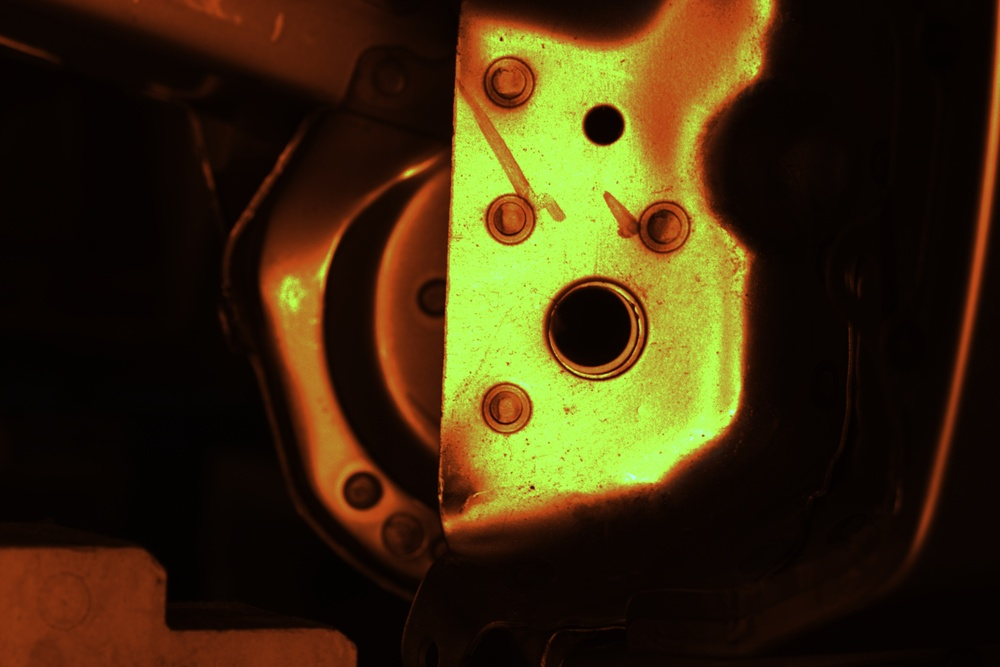
#> input picture tests/fixtures/images/cam18jdleofhtlhj6_L.jpg, 1000 x 667 px, shrunk from 3072 x 2048 before the run, found by its file name
$ python estimate_real_diameters.py
#> lines starting #> are read from the running program, lines starting #| are printed output that depends on the picture; after the words box and inside, x2 and y2 are one past the last pixel; in counts of white or black regions, pixels touching at a corner belong together
### src/tad/measurement/preprocessing.py
"""Image preprocessing: CLAHE contrast normalisation and Gaussian blur."""

from __future__ import annotations

from typing import Any

import cv2
import numpy as np


def clahe(
    gray: np.ndarray[Any, Any],
    clip_limit: float = 2.0,
    tile_grid_size: tuple[int, int] = (8, 8),
) -> np.ndarray[Any, Any]:
    """Apply Contrast-Limited Adaptive Histogram Equalisation.

    Parameters
    ----------
    gray:
        Single-channel grayscale image (uint8).
    clip_limit:
        Threshold for contrast limiting.
    tile_grid_size:
        Size of the grid for histogram equalisation.

    Returns
    -------
    np.ndarray
        Contrast-normalised grayscale image.
    """
    cl = cv2.createCLAHE(clipLimit=clip_limit, tileGridSize=tile_grid_size)
    return cl.apply(gray)


def gaussian_blur(
    image: np.ndarray[Any, Any],
    kernel: int = 5,
) -> np.ndarray[Any, Any]:
    """Apply Gaussian blur to suppress sensor noise.

    Parameters
    ----------
    image:
        Input image (any number of channels).
    kernel:
        Kernel size (must be odd).

    Returns
    -------
    np.ndarray
        Blurred image.
    """
    return cv2.GaussianBlur(image, (kernel, kernel), 0)

### src/tad/measurement/circle_detect.py
"""Hough circle detection and innermost-circle selection."""

from __future__ import annotations

from typing import Any

import cv2
import numpy as np

from tad.measurement.models import InnerCircle


def hough_circles(
    blurred_gray: np.ndarray[Any, Any],
    *,
    dp: float = 1.2,
    min_dist: int = 40,
    param1: int = 100,
    param2: int = 30,
    min_radius: int = 40,
    max_radius: int = 160,
) -> np.ndarray[Any, Any] | None:
    """Detect circles using the Hough transform.

    Parameters
    ----------
    blurred_gray:
        Pre-processed single-channel image (uint8, already blurred).

    Returns
    -------
    np.ndarray | None
        Array of shape ``(1, N, 3)`` with ``(x, y, radius)`` per circle,
        or ``None`` if no circles are detected.
    """
    circles = cv2.HoughCircles(
        blurred_gray,
        cv2.HOUGH_GRADIENT,
        dp=dp,
        minDist=min_dist,
        param1=param1,
        param2=param2,
        minRadius=min_radius,
        maxRadius=max_radius,
    )
    return circles


# [43 lines left out: function pick_innermost, not called in this run]

### src/tad/measurement/ransac_refine.py
"""RANSAC circle fitting for sub-pixel accuracy refinement.

Given an initial circle estimate (from Hough) and a Canny edge map,
refine the circle parameters to sub-pixel accuracy using RANSAC on
nearby edge points.
"""

from __future__ import annotations

from typing import Any

import numpy as np

from tad.measurement.models import InnerCircle

# Minimum edge points needed for a meaningful RANSAC fit
_MIN_EDGE_POINTS = 20

# Annulus width (px) around the seed circle to select edge candidates
_ANNULUS_WIDTH = 5.0


def fit_circle_3pt(
    xs: np.ndarray[Any, Any],
    ys: np.ndarray[Any, Any],
) -> InnerCircle | None:
    """Fit a circle through exactly 3 points.

    Uses the algebraic solution via the determinant method.

    Returns
    -------
    InnerCircle | None
        The fitted circle, or ``None`` if the points are collinear.
    """
    x1, x2, x3 = float(xs[0]), float(xs[1]), float(xs[2])
    y1, y2, y3 = float(ys[0]), float(ys[1]), float(ys[2])

    ax = x1 - x2
    ay = y1 - y2
    bx = x1 - x3
    by = y1 - y3

    d = 2.0 * (ax * by - ay * bx)
    if abs(d) < 1e-10:
        return None  # collinear

    a_sq = x1 * x1 + y1 * y1
    b_sq = x2 * x2 + y2 * y2
    c_sq = x3 * x3 + y3 * y3

    cx = ((a_sq - b_sq) * by - (a_sq - c_sq) * ay) / d
    cy = ((a_sq - c_sq) * ax - (a_sq - b_sq) * bx) / d
    r = float(np.sqrt((x1 - cx) ** 2 + (y1 - cy) ** 2))

    if r <= 0:
        return None

    return InnerCircle(cx=int(round(cx)), cy=int(round(cy)), radius_px=r)


def refine_subpixel(
    edges: np.ndarray[Any, Any],
    seed: InnerCircle,
    *,
    iterations: int = 200,
    inlier_threshold_px: float = 1.0,
    rng_seed: int = 42,
) -> tuple[InnerCircle, float]:
    """Refine a circle estimate using RANSAC on nearby edge points.

    Parameters
    ----------
    edges:
        Binary edge map (Canny output).
    seed:
        Initial circle estimate from Hough detection.
    iterations:
        Number of RANSAC iterations.
    inlier_threshold_px:
        Maximum residual (px) for an edge point to count as an inlier.
    rng_seed:
        Fixed seed for the random number generator (determinism).

    Returns
    -------
    tuple[InnerCircle, float]
        The refined circle and the mean inlier residual (lower is better,
        capped at 1.0).
    """
    ys, xs = np.where(edges > 0)

    # Keep only edge points within an annulus around the seed circle
    r = seed.radius_px
    d = np.sqrt((xs - seed.cx) ** 2 + (ys - seed.cy) ** 2)
    mask = np.abs(d - r) <= _ANNULUS_WIDTH
    xs, ys = xs[mask], ys[mask]

    if len(xs) < _MIN_EDGE_POINTS:
        return seed, 1.0

    rng = np.random.default_rng(rng_seed)
    best_inliers = 0
    best = seed
    best_residual = 1.0

    for _ in range(iterations):
        idx = rng.choice(len(xs), size=3, replace=False)
        cand = fit_circle_3pt(xs[idx], ys[idx])
        if cand is None:
            continue

        resid = np.abs(np.sqrt((xs - cand.cx) ** 2 + (ys - cand.cy) ** 2) - cand.radius_px)
        inlier_mask = resid < inlier_threshold_px
        n_inliers = int(np.sum(inlier_mask))

        if n_inliers > best_inliers:
            best_inliers = n_inliers
            best = cand
            best_residual = float(np.mean(resid[inlier_mask]))

    return best, min(best_residual, 1.0)

### _archive/scripts/estimate_real_diameters.py
"""Estimate bushing diameter on the real trailing-arm images.

The generic "pick smallest in central region" heuristic fails here because
the cluttered plate texture produces many phantom Hough circles. For these
real images we apply a smarter selection: among the Hough candidates, pick
the circle whose **interior is darkest** (the bushing is a hole through the
plate, so its interior is much darker than the surrounding illuminated plate).

Also produces a clean annotated debug image with just the selected circle.
"""

from __future__ import annotations

import sys
from pathlib import Path

import cv2
import numpy as np

sys.path.insert(0, str(Path(__file__).resolve().parents[1] / "src"))

from tad.measurement.circle_detect import hough_circles
from tad.measurement.models import InnerCircle
from tad.measurement.preprocessing import clahe, gaussian_blur
from tad.measurement.ransac_refine import refine_subpixel


def _mean_interior_intensity(gray: np.ndarray, cx: int, cy: int, r: float) -> float:
    """Mean intensity of the disk interior (excluding the edge ring)."""
    h, w = gray.shape[:2]
    # Use 70% of the radius to avoid sampling the rim
    rr = int(r * 0.7)
    y1, y2 = max(0, cy - rr), min(h, cy + rr)
    x1, x2 = max(0, cx - rr), min(w, cx + rr)
    if y2 <= y1 or x2 <= x1:
        return 255.0
    patch = gray[y1:y2, x1:x2]

    # Circular mask within the patch
    yy, xx = np.ogrid[: patch.shape[0], : patch.shape[1]]
    mask = (yy - (cy - y1)) ** 2 + (xx - (cx - x1)) ** 2 <= rr * rr
    if not mask.any():
        return 255.0
    return float(patch[mask].mean())


def _mean_ring_intensity(gray: np.ndarray, cx: int, cy: int, r: float) -> float:
    """Mean intensity of an annulus surrounding the circle (the 'plate')."""
    h, w = gray.shape[:2]
    r_in = int(r * 1.3)
    r_out = int(r * 2.0)
    y1, y2 = max(0, cy - r_out), min(h, cy + r_out)
    x1, x2 = max(0, cx - r_out), min(w, cx + r_out)
    if y2 <= y1 or x2 <= x1:
        return 0.0
    patch = gray[y1:y2, x1:x2]
    yy, xx = np.ogrid[: patch.shape[0], : patch.shape[1]]
    d2 = (yy - (cy - y1)) ** 2 + (xx - (cx - x1)) ** 2
    mask = (d2 >= r_in * r_in) & (d2 <= r_out * r_out)
    if not mask.any():
        return 0.0
    return float(patch[mask].mean())


def find_bushing(
    image: np.ndarray,
    *,
    min_radius: int = 30,
    max_radius: int = 120,
    param2: int = 30,
) -> tuple[InnerCircle, float, np.ndarray] | None:
    """Detect the bushing (darkest circular hole) in the plate.

    Restricted to small-to-medium radii (30-120 px) to target the inner
    bushing hole rather than the outer rim/boss surrounding it.  Also
    requires a strong dark/bright contrast (interior must be much darker
    than the surrounding plate).
    """
    gray = cv2.cvtColor(image, cv2.COLOR_BGR2GRAY)
    norm = clahe(gray, clip_limit=3.0, tile_grid_size=(8, 8))
    blurred = gaussian_blur(norm, kernel=5)

    circles = hough_circles(
        blurred,
        dp=1.2,
        min_dist=60,
        param1=100,
        param2=param2,
        min_radius=min_radius,
        max_radius=max_radius,
    )
    if circles is None:
        return None

    # Score every candidate by (surround_brightness - interior_brightness).
    # The bushing hole is dark inside a bright plate, so this contrast
    # should be strongly positive and much larger than for phantom circles
    # in the plate texture.
    h, w = image.shape[:2]
    candidates = []
    for circ in circles[0]:
        x, y, r = float(circ[0]), float(circ[1]), float(circ[2])
        # Must be within the centre 80% of the frame
        if abs(x - w / 2) > w * 0.4 or abs(y - h / 2) > h * 0.4:
            continue
        interior = _mean_interior_intensity(gray, int(x), int(y), r)
        surround = _mean_ring_intensity(gray, int(x), int(y), r)
        contrast = surround - interior
        # Require the hole to be meaningfully darker than the surround
        if contrast < 15.0:
            continue
        candidates.append((contrast, interior, x, y, r))

    if not candidates:
        return None

    # Sort descending by contrast (biggest dark-on-bright = the hole)
    candidates.sort(key=lambda c: -c[0])
    contrast, interior_intensity, x, y, r = candidates[0]

    seed = InnerCircle(cx=int(round(x)), cy=int(round(y)), radius_px=r, peak=1.0)

    # Refine with RANSAC using the Canny edge map
    edges = cv2.Canny(blurred, int(np.median(blurred) * 0.66), int(np.median(blurred) * 1.33))
    refined, residual = refine_subpixel(
        edges, seed, iterations=300, inlier_threshold_px=1.5, rng_seed=42
    )

    # Build annotated image
    annotated = image.copy()
    cv2.circle(annotated, (refined.cx, refined.cy), int(refined.radius_px), (0, 255, 0), 4)
    cv2.circle(annotated, (refined.cx, refined.cy), 5, (0, 255, 0), -1)

    return refined, residual, annotated


def main() -> None:
    fixtures = Path(__file__).resolve().parents[1] / "tests" / "fixtures" / "images"

    mm_per_px = 0.08234  # default calibration

    results: list[dict] = []

    for name, label in [
        ("cam18jdleofhtlhj6_L.jpg", "LEFT (Cam1)"),
        ("cam18jdleofhtlhj6_R.jpg", "RIGHT (Cam2)"),
    ]:
        path = fixtures / name
        if not path.exists():
            print(f"  File not found: {path}")
            continue

        print(f"\n{'=' * 70}")
        print(f"  {label}: {name}")
        print(f"{'=' * 70}")

        image = cv2.imread(str(path))
#> image is the input picture: shape (667, 1000, 3); mean B, G, R 14, 44.6, 60
        h, w = image.shape[:2]
        print(f"  Resolution:       {w} x {h}")
#|   Resolution:       1000 x 667

        result = find_bushing(image)
#> in clahe, `return cl.apply(gray)`:
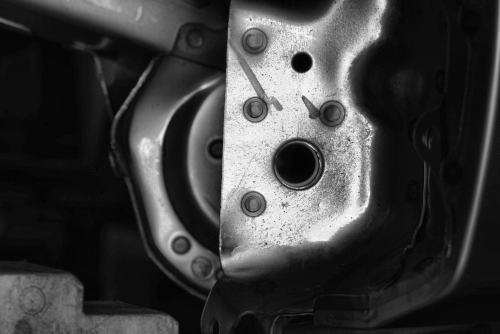
#> returned value: shape (667, 1000) (shown at 1/2 size); min 1, max 250, mean 60.4
#> in hough_circles, `circles = cv2.HoughCircles( blurred_gray, cv2.HOUGH_GRADIENT, dp=dp, m..`: circles = 40 rows, first 8: [563.4, 311.4, 119.3], [599.4, 257.4, 119.3], [603, 373.8, 116.6], [641.4, 315, 99.48], [637.8, 161.4, 119.3], [563.4, 172.2, 116.6], [498.6, 264.6, 110], [439.8, 285, 116.6]
#> the loop in find_bushing, `for circ in circles[0]:` made 40 passes
#> (x, y, r, rr in _mean_interior_intensity) on passes 1 to 8: (563.4, 311.4, 119.3, 83), (599.4, 257.4, 119.3, 83), (603, 373.8, 116.6, 81), (641.4, 315, 99.48, 69), (637.8, 161.4, 119.3, 83), (563.4, 172.2, 116.6, 81), (498.6, 264.6, 110, 77), (439.8, 285, 116.6, 81)
#> pass 1, in _mean_interior_intensity, `patch = gray[y1:y2, x1:x2]`:
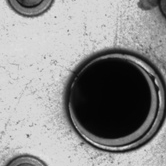
#> patch: shape (166, 166); min 2, max 228, mean 143.7
#> pass 1, in _mean_interior_intensity, `mask = (yy - (cy - y1)) ** 2 + (xx - (cx - x1)) ** 2 <= rr * rr`:
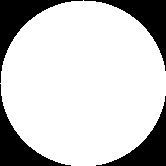
#> mask: shape (166, 166) bool; 78.5% white; 4 black regions, box (x1, y1, x2, y2) and area: (0, 0, 83, 83) 1565, (84, 0, 166, 71) 1482, (0, 84, 71, 166) 1482, (96, 96, 166, 166) 1400
#> pass 1, in _mean_ring_intensity, `patch = gray[y1:y2, x1:x2]`:
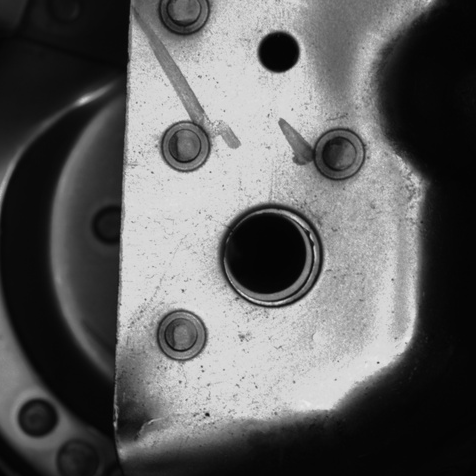
#> patch: shape (476, 476); min 2, max 234, mean 97.1
#> pass 1, in _mean_ring_intensity, `d2 = (yy - (cy - y1)) ** 2 + (xx - (cx - x1)) ** 2`:
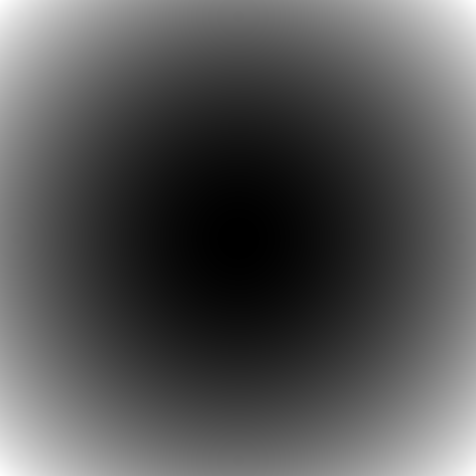
#> d2: shape (476, 476) int64; min 0, max 113288, mean 37763; drawn with min black and max white
#> in find_bushing, `edges = cv2.Canny(blurred, int(np.median(blurred) * 0.66), int(np.medi..`:
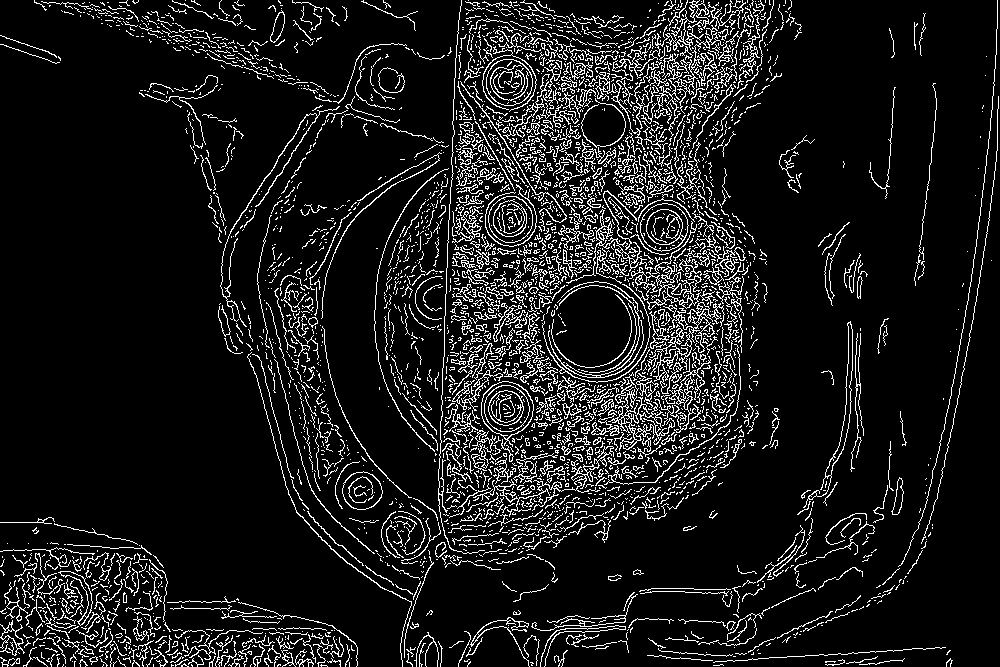
#> edges: shape (667, 1000); 10% white in thin lines or dots
        if result is None:
            print("  ERROR: no bushing candidate found")
            continue

        refined, residual, annotated = result
        diameter_px = 2.0 * refined.radius_px
        diameter_mm = diameter_px * mm_per_px

        print(f"  Bushing centre:   ({refined.cx}, {refined.cy}) px")
#|   Bushing centre:   (790, 147) px
        print(f"  Radius:           {refined.radius_px:.2f} px")
#|   Radius:           114.06 px
        print(f"  Diameter:         {diameter_px:.2f} px")
#|   Diameter:         228.12 px
        print(f"  Diameter (mm):    {diameter_mm:.3f} mm   [at mm_per_px={mm_per_px}]")
#|   Diameter (mm):    18.783 mm   [at mm_per_px=0.08234]
        print(f"  RANSAC residual:  {residual:.4f}")
#|   RANSAC residual:  0.7725

        # Save clean annotation
        font = cv2.FONT_HERSHEY_SIMPLEX
        cv2.putText(
            annotated,
            f"d = {diameter_mm:.2f} mm",
            (10, 60),
            font,
            1.5,
            (0, 255, 0),
            3,
        )
        cv2.putText(
            annotated,
            f"({diameter_px:.1f} px)",
            (10, 110),
            font,
            1.0,
            (255, 255, 255),
            2,
        )
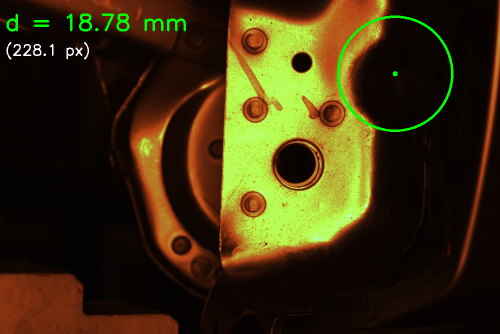
#> annotated: shape (667, 1000, 3) (shown at 1/2 size); mean B, G, R 14.3, 47.2, 59.7

        debug_path = path.with_name(path.stem + "_measured.jpg")
        cv2.imwrite(str(debug_path), annotated)
        print(f"  Debug image:      {debug_path}")

        results.append(
            {
                "label": label,
                "diameter_px": diameter_px,
                "diameter_mm": diameter_mm,
                "radius_px": refined.radius_px,
                "centre": (refined.cx, refined.cy),
            }
        )
#> pass 2 of the loop in main, `for name, label in [`:
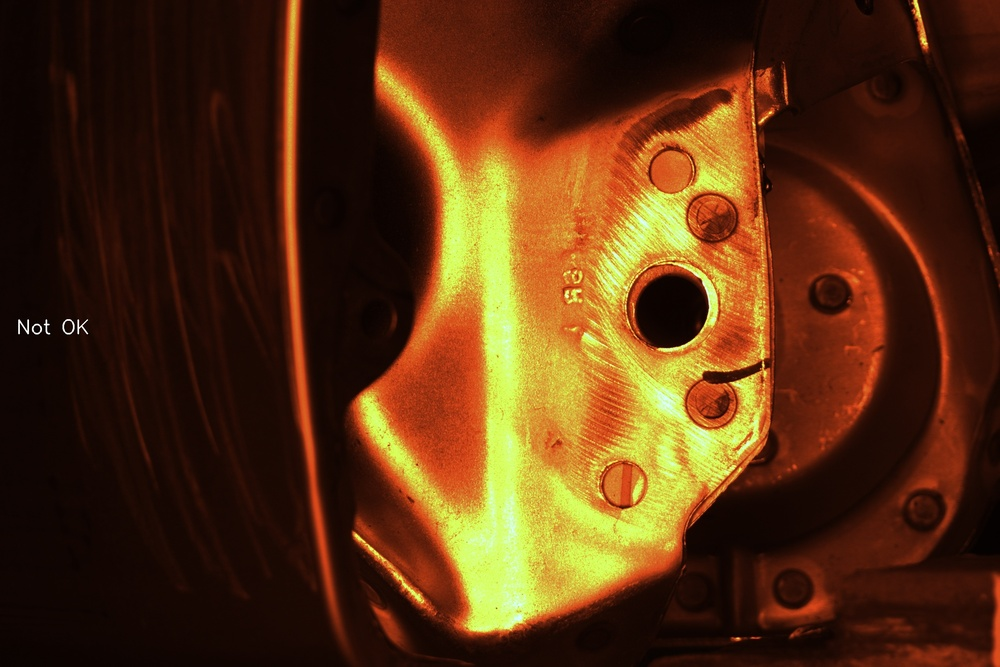
#> input picture tests/fixtures/images/cam18jdleofhtlhj6_R.jpg, 1000 x 667 px, shrunk from 3072 x 2048 before the run, found by its file name
#> in main, image is the input picture: shape (667, 1000, 3); mean B, G, R 18.1, 48.7, 86.2
#|   Resolution:       1000 x 667
#> the loop in find_bushing (call 2), `for circ in circles[0]:` made 55 passes
#> circ on passes 1 to 4: [653.4, 364.2, 107.4], [648.6, 267, 118], [630.6, 443.4, 100.8], [505.8, 401.4, 119.3]
#> pass 1, in _mean_interior_intensity (call 38), `mask = (yy - (cy - y1)) ** 2 + (xx - (cx - x1)) ** 2 <= rr * rr`:
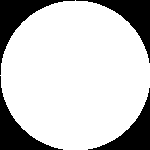
#> mask: shape (150, 150) bool; 78.5% white; 4 black regions, box (x1, y1, x2, y2) and area: (0, 0, 75, 75) 1284, (76, 0, 150, 63) 1209, (0, 76, 63, 150) 1209, (88, 88, 150, 150) 1135
#|   Bushing centre:   (759, 524) px
#|   Radius:           113.90 px
#|   Diameter:         227.80 px
#|   Diameter (mm):    18.757 mm   [at mm_per_px=0.08234]
#|   RANSAC residual:  0.7723
#> in main, `cv2.putText( annotated, f"({diameter_px:.1f} px)", (10, 110), font, 1...`:
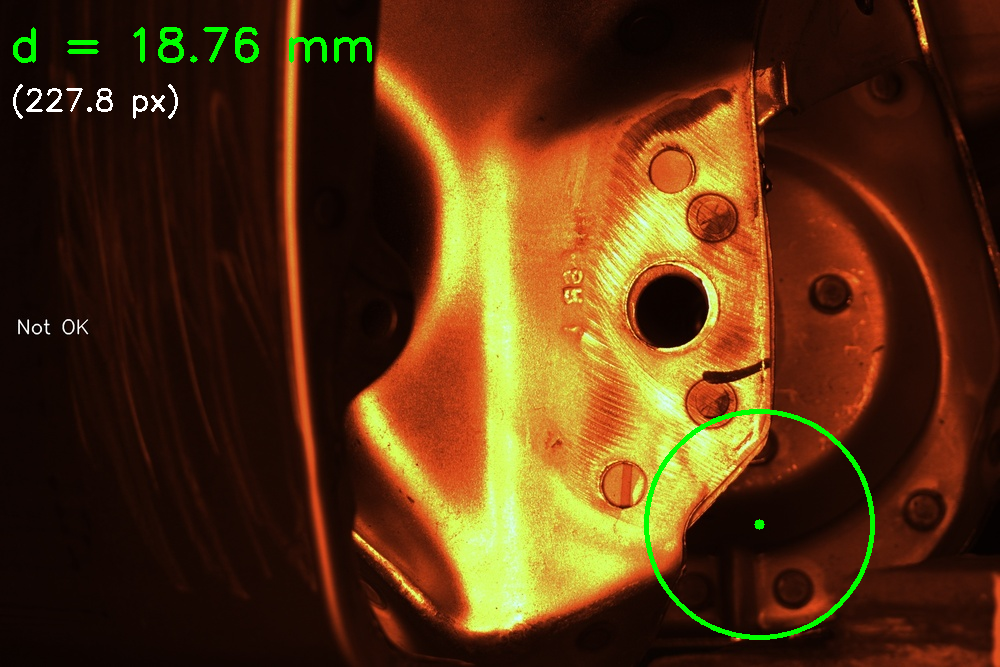
#> annotated: shape (667, 1000, 3); mean B, G, R 18.4, 51.2, 85.9

    # Summary
    print(f"\n{'=' * 70}")
    print("  SUMMARY")
    print(f"{'=' * 70}")
    for r in results:
        print(
            f"  {r['label']:15s}  d = {r['diameter_mm']:.3f} mm "
            f"({r['diameter_px']:.1f} px)  r = {r['radius_px']:.2f} px  "
            f"centre = {r['centre']}"
        )
#> this loop made 2 passes
#|   LEFT (Cam1)      d = 18.783 mm (228.1 px)  r = 114.06 px  centre = (790, 147)
#|   RIGHT (Cam2)     d = 18.757 mm (227.8 px)  r = 113.90 px  centre = (759, 524)

    if len(results) == 2:
        left_mm = results[0]["diameter_mm"]
        right_mm = results[1]["diameter_mm"]
        avg = (left_mm + right_mm) / 2
        asym = abs(left_mm - right_mm)
        print()
        print(f"  Average diameter:  {avg:.3f} mm")
#|   Average diameter:  18.770 mm
        print(f"  Asymmetry (|L-R|): {asym:.3f} mm")
#|   Asymmetry (|L-R|): 0.026 mm
        print()
        print(f"  Note: at mm_per_px = {mm_per_px}, the measured diameter is")
        print(f"        computed directly from the detected pixel radius.")
        print(f"        Real calibration for this specific plant fixture")
        print(f"        would need to be run to get dimensionally correct mm.")


if __name__ == "__main__":
    main()
